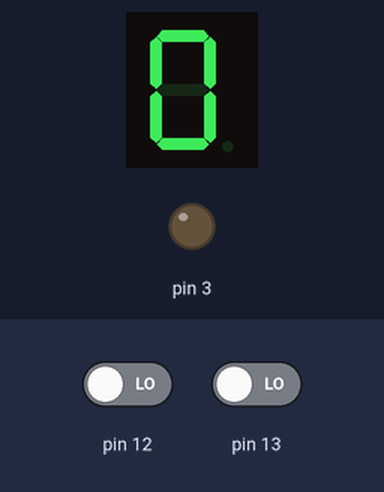
Recording of a sketch running on a simulated Arduino Uno, built with avr-gcc and run on an emulated ATmega328P. Shown: 1-digit seven-segment display, output pins drawn as LEDs (lit = HIGH). Wiring (inferred from the names in the program): 1-digit 7-segment display, segments lit when LOW: segments pin 4, pin 5, pin 7, pin 8, pin 9, pin 11, pin 10, pin 6. The test bench sets the inputs (shaded band); at power-on: pin 13 LOW, pin 12 LOW. The segment pins are drawn as the display they are named for; pins used as bus, display or sensor lines are not drawn.

Above: at 2.8 s.
2.9 s: pin 13 driven HIGH
At 3.8 s:
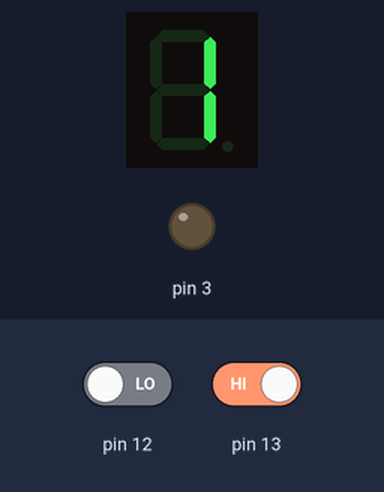
7.0 s: pin 12 driven LOW
11.0 s: pin 13 driven HIGH
At 12.4 s:
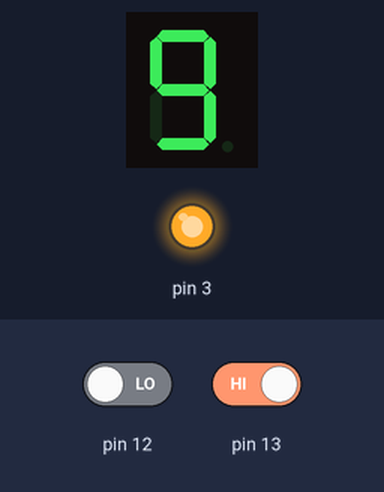
Timing chart, 0 to 14.0 s (numbered marks = the images above; inputs shaded):
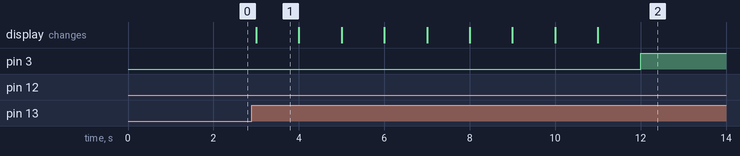

The sketch:

bi_directional_visitor_counter1.ino
```cpp
int segPins[] = {4,5,7,8,9,11,10,6}; //{a b c d e f g .}
int segCode[16][8] = {
  // a,b,c,d,e,f,g,.
  	{0,0,0,0,0,0,1,1},  // 0
    {1,0,0,1,1,1,1,1},  // 1
    {0,0,1,0,0,1,0,1},  // 2
    {0,0,0,0,1,1,0,1},  // 3
    {1,0,0,1,1,0,0,1},  // 4
    {0,1,0,0,1,0,0,1},  // 5
    {0,1,0,0,0,0,0,1},  // 6
    {0,0,0,1,1,1,1,1},  // 7
    {0,0,0,0,0,0,0,1},  // 8
    {0,0,0,0,1,0,0,1},  // 9
    {0,0,0,0,0,1,0,1},  // a
    {1,1,0,0,0,0,0,1},  // b
    {0,1,1,0,0,0,1,1},  // c
    {1,0,0,0,0,1,0,1},  // d
    {0,0,1,0,0,0,0,1},  // e
    {0,1,1,1,0,0,0,1}   // f
};

int people = 0;

void setup()
{
  for(int i=0;i<8;i++)
  {
  	pinMode(segPins[i], OUTPUT);
  }
  pinMode(12,INPUT);
  pinMode(13,INPUT);
  pinMode(3,OUTPUT);
  displayDigit(people);
}

void loop()
{
  if(digitalRead(12)==HIGH)
  {
    if(people!=0)
    {
    	people--;
    }
  }
  if(digitalRead(13)==HIGH)
  {
    if(people!=9)
    {
    	people++;
    }
    else
    {
    	digitalWrite(3,HIGH);
    }
  }

  displayDigit(people);
  delay(1000);
}

void displayDigit(int d)
{
  int i;
  for(i=0;i<8;i++)
  {
    digitalWrite(segPins[i], segCode[d][i]);
  }
}
```

Measured:
- after the input at 2.9 s, the display: changes after 0.10 s (image 1)
- what the display in image 1 shows lasts 1.0 s, from 3.0 s to 4.0 s
